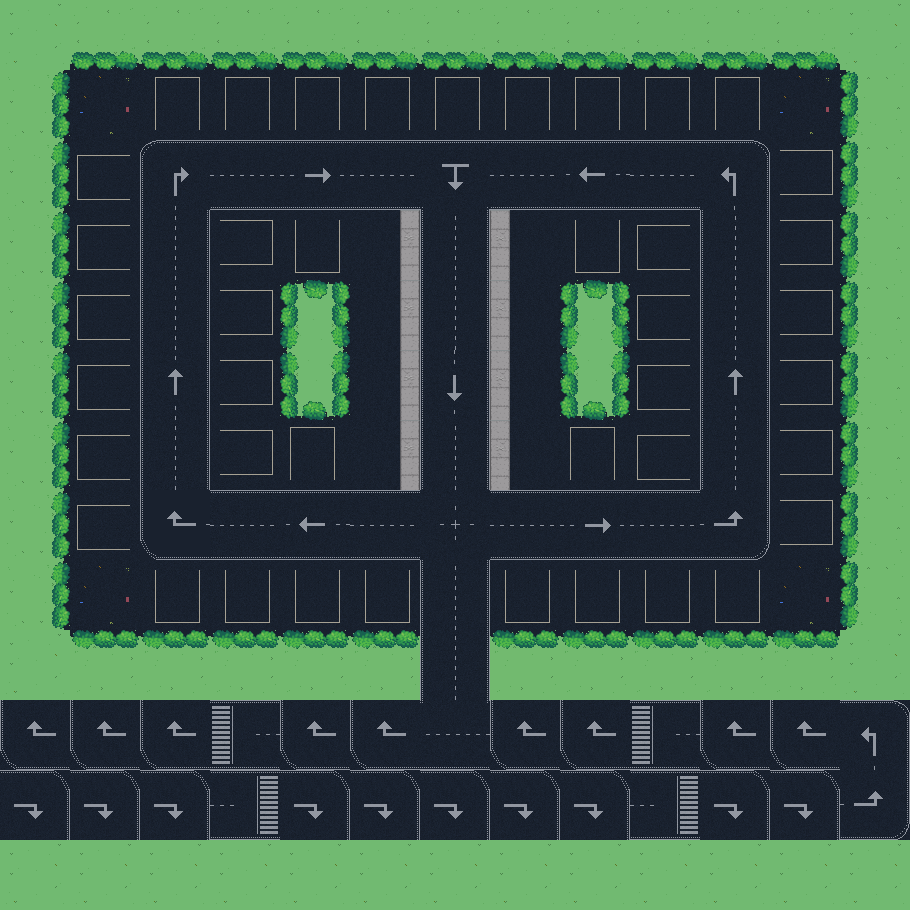

Below is a game level as drawn by its tile map, then a one-line description and the .tmx file that defines it, in full:
An orthogonal 13x13 tile map with 70x70 px tiles, 2 tile layers (background, path), 2 tilesets and 52 objects.

<map version="1.10" tiledversion="1.11.0" orientation="orthogonal" renderorder="right-down" width="13" height="13" tilewidth="70" tileheight="70" infinite="0" nextlayerid="5" nextobjectid="54">
 <tileset firstgid="1" source="../tiles/grass.tsx" />
 <tileset firstgid="7" source="../tiles/road.tsx" />
 <layer id="1" name="background" width="13" height="13">
  <data encoding="csv">
1,2684354563,2684354563,2684354563,2684354563,2684354563,2684354563,2684354563,2684354563,2684354563,2684354563,2684354563,1,
3,1,1,1,1,1,1,1,1,1,1,1,3221225475,
3,1,1,1,1,1,1,1,1,1,1,1,3221225475,
3,1,1,1,1,1,1,1,1,1,1,1,3221225475,
3,1,1,1,3221225477,1,1,1,3221225477,1,1,1,3221225475,
3,1,1,1,5,1,1,1,5,1,1,1,3221225475,
3,1,1,1,1,1,1,1,1,1,1,1,3221225475,
3,1,1,1,1,1,1,1,1,1,1,1,3221225475,
3,1,1,1,1,1,1,1,1,1,1,1,3221225475,
1,1610612739,1610612739,1610612739,1610612739,1610612739,1,1610612739,1610612739,1610612739,1610612739,1610612739,1,
1,1,1,1,1,1,1,1,1,1,1,1,1,
1,1,1,1,1,1,1,1,1,1,1,1,1,
1,1,1,1,1,1,1,1,1,1,1,1,1
</data>
 </layer>
 <layer id="2" name="path" width="13" height="13">
  <data encoding="csv">
0,0,0,0,0,0,0,0,0,0,0,0,0,
0,14,1073741837,1073741837,1073741837,1073741837,1073741837,1073741837,1073741837,1073741837,1073741837,14,0,
0,2684354573,2147483656,2684354569,2684354572,2684354569,16,2684354569,1610612748,2684354569,8,1610612749,0,
0,2684354573,9,1610612749,13,17,9,18,13,2684354573,9,1610612749,0,
0,2684354573,9,1610612749,0,17,9,18,0,2684354573,9,1610612749,0,
0,2684354573,12,1610612749,0,17,3221225484,18,0,2684354573,12,1610612749,0,
0,2684354573,9,1610612749,3221225485,17,9,18,3221225485,2684354573,9,1610612749,0,
0,2684354573,1610612738,2684354569,1610612748,2684354569,15,2684354569,2684354572,2684354569,2684354568,1610612749,0,
0,14,13,13,13,13,9,13,13,13,13,14,0,
0,0,0,0,0,0,9,0,0,0,0,0,0,
1610612743,1610612743,1610612743,1610612746,1610612743,1610612743,1610612747,1610612743,1610612743,1610612746,1610612743,1610612743,8,
2684354567,2684354567,2684354567,2684354570,2684354567,2684354567,2684354567,2684354567,2684354567,2684354570,2684354567,2684354567,2684354568,
0,0,0,0,0,0,0,0,0,0,0,0,0
</data>
 </layer>
 <objectgroup id="3" name="path">
  <object id="1" x="6" y="806">
   <point />
  </object>
  <object id="2" x="875.667" y="804.667">
   <point />
  </object>
  <object id="3" x="874" y="734.667">
   <point />
  </object>
  <object id="4" x="455.5" y="734">
   <point />
  </object>
  <object id="5" x="455.5" y="524.75">
   <point />
  </object>
  <object id="6" x="174.667" y="524.333">
   <point />
  </object>
  <object id="7" x="175.455" y="174.909">
   <point />
  </object>
  <object id="8" x="455.636" y="171.091">
   <point />
  </object>
  <object id="9" x="2.5" y="734.625">
   <point />
  </object>
  <object id="10" x="735.455" y="524">
   <point />
  </object>
  <object id="11" x="734.545" y="174.727">
   <point />
  </object>
 </objectgroup>
 <objectgroup id="4" name="slot">
  <object id="12" x="107.5" y="527.25">
   <point />
  </object>
  <object id="13" x="107.25" y="456.25">
   <point />
  </object>
  <object id="14" x="106" y="387.25">
   <point />
  </object>
  <object id="15" x="105.75" y="317">
   <point />
  </object>
  <object id="16" x="104.5" y="245.75">
   <point />
  </object>
  <object id="17" x="104.75" y="174.5">
   <point />
  </object>
  <object id="18" x="177" y="104.333">
   <point />
  </object>
  <object id="19" x="248.333" y="104.333">
   <point />
  </object>
  <object id="20" x="317" y="103">
   <point />
  </object>
  <object id="21" x="387.667" y="103">
   <point />
  </object>
  <object id="22" x="458.667" y="104.667">
   <point />
  </object>
  <object id="23" x="528.667" y="106">
   <point />
  </object>
  <object id="24" x="598.75" y="105.5">
   <point />
  </object>
  <object id="25" x="668.75" y="105.75">
   <point />
  </object>
  <object id="26" x="738.75" y="103.75">
   <point />
  </object>
  <object id="27" x="812.333" y="179.667">
   <point />
  </object>
  <object id="28" x="812.667" y="248.667">
   <point />
  </object>
  <object id="29" x="811.25" y="317.25">
   <point />
  </object>
  <object id="30" x="809" y="388.5">
   <point />
  </object>
  <object id="31" x="809" y="457">
   <point />
  </object>
  <object id="32" x="809" y="528">
   <point />
  </object>
  <object id="33" x="737.5" y="601.75">
   <point />
  </object>
  <object id="34" x="667.273" y="599.273">
   <point />
  </object>
  <object id="35" x="598.25" y="598.5">
   <point />
  </object>
  <object id="36" x="528.25" y="596.75">
   <point />
  </object>
  <object id="37" x="390" y="596.667">
   <point />
  </object>
  <object id="38" x="318.667" y="596.333">
   <point />
  </object>
  <object id="39" x="250.333" y="598">
   <point />
  </object>
  <object id="40" x="178.667" y="597.667">
   <point />
  </object>
  <object id="41" x="245" y="243">
   <point />
  </object>
  <object id="42" x="245" y="314">
   <point />
  </object>
  <object id="43" x="244.333" y="383.667">
   <point />
  </object>
  <object id="44" x="245" y="452.333">
   <point />
  </object>
  <object id="45" x="313.333" y="454.667">
   <point />
  </object>
  <object id="46" x="317.75" y="246.25">
   <point />
  </object>
  <object id="47" x="596" y="245">
   <point />
  </object>
  <object id="48" x="664.5" y="249.5">
   <point />
  </object>
  <object id="49" x="668" y="316">
   <point />
  </object>
  <object id="50" x="665" y="388">
   <point />
  </object>
  <object id="51" x="664.5" y="456.5">
   <point />
  </object>
  <object id="52" x="592" y="450.5">
   <point />
  </object>
 </objectgroup>
</map>